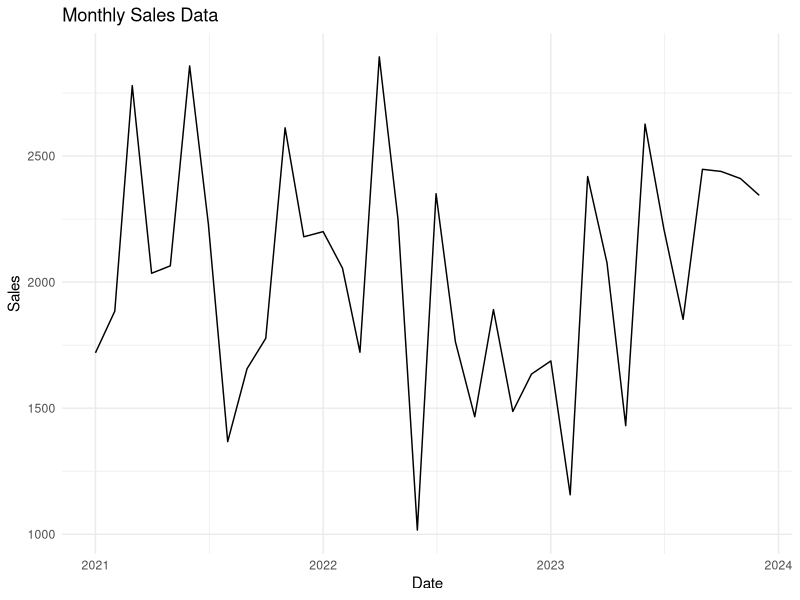
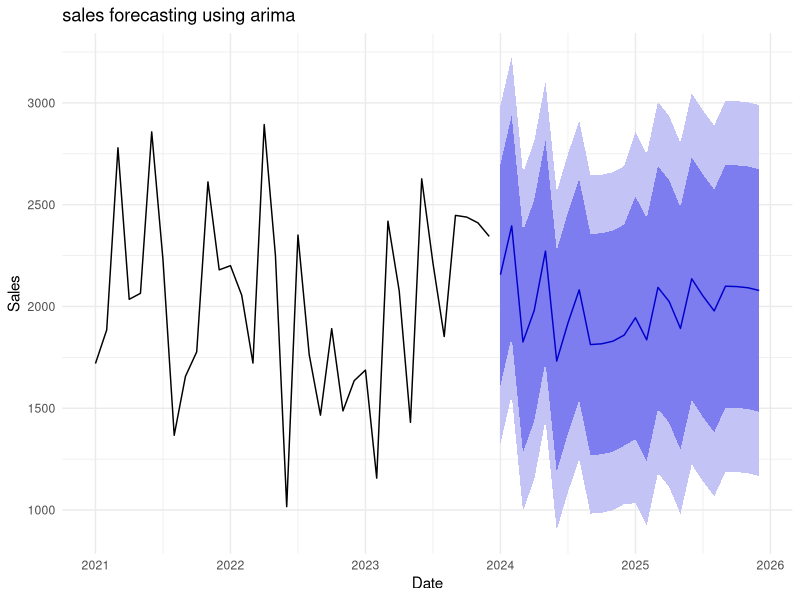
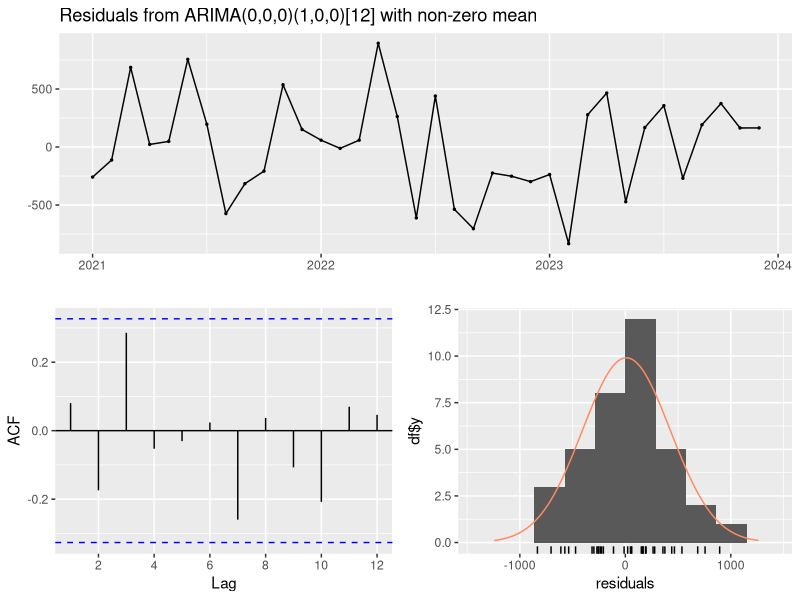

The R script that drew these images, in order:

install.packages("forecast")
library(forecast)
library(ggplot2)

set.seed(123)
n_months <- 36

time <- seq(from = as.Date("2021-01-01"), by = "month", length.out= n_months)
sales <- ts(rnorm(n_months, mean = 2000, sd = 500), frequency = 12, start = c(2021, 1))

sales_data <- data.frame(Date = time, Sales = as.numeric(sales))
head(sales_data)

ggplot(sales_data, aes(x=Date, y=Sales))+
  geom_line()+
  labs(title = "Monthly Sales Data", x = "Date", y="Sales")+
  theme_minimal()

fit<-auto.arima(sales)
summary(fit)

forecast_period<-24
sales_forecast<-forecast(fit,h=forecast_period)

print(sales_forecast)

autoplot(sales_forecast)+
  ggtitle("sales forecasting using arima")+
  xlab("Date")+
  ylab("Sales")+
  theme_minimal()
  
checkresiduals(fit)
accuracy(fit)
  
